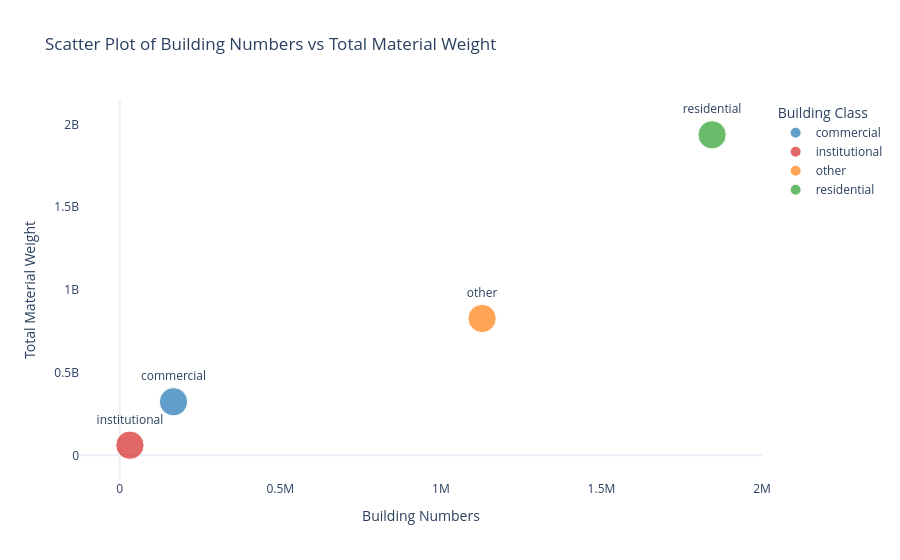

This figure's notebook cell:
### Code cell
import plotly.express as px
import pandas as pd
material_weight_sum = df_final_wt_hb.groupby(['building class'])['material_weight'].sum().reset_index()

# Building numbers summary
building_numbers = {
    'residential': 1844452,
    'other': 1128274,
    'commercial': 167447,
    'institutional': 31681
}

# Map building class to building numbers
material_weight_sum['building_numbers'] = material_weight_sum['building class'].map(building_numbers)

# Plotting
fig = px.scatter(
    material_weight_sum,
    x='building_numbers',  # Switched x-axis
    y='material_weight',   # Switched y-axis
    color='building class',
    size=[10] * len(material_weight_sum),  # Uniform point sizes
    text='building class',  # Add labels for building classes
    labels={
        'building_numbers': 'Building Numbers',
        'material_weight': 'Total Material Weight',
        'building class': 'Building Class'
    },
    title='Scatter Plot of Building Numbers vs Total Material Weight',
    color_discrete_map={
        'commercial': '#1f77b4',  # Updated to light blue
        'residential': '#2ca02c',  # Updated to a brighter green
        'other': '#ff7f0e',  # Updated to orange
        'institutional': '#d62728'  # Updated to bright red
    }
)

# Update layout to remove grid and customize appearance
fig.update_traces(textposition='top center', marker=dict(line=dict(width=1, color='white')))
fig.update_layout(
    template='plotly_white',
    legend_title=dict(text='Building Class'),
    xaxis=dict(showgrid=False),  # Remove x-axis grid
    yaxis=dict(showgrid=False),  # Remove y-axis grid
    plot_bgcolor='white'  # Set background color to white
)

# Export to SVG
fig.write_image('scatter_plot_building_numbers_material_weight_no_grid.svg')

# Show plot
fig.show()

### Figure 1 — Plotly figure (JSON) as saved in the notebook; plotly's stock layout.template omitted (floating-point values rounded to 4 significant figures)
{"data": [{"hovertemplate": "Building Class=%{text}<br>Building Numbers=%{x}<br>Total Material Weight=%{y}<br>size=%{marker.size}<extra></extra>", "legendgroup": "commercial", "marker": {"color": "#1f77b4", "line": {"color": "white", "width": 1}, "size": [10], "sizemode": "area", "sizeref": 0.025, "symbol": "circle"}, "mode": "markers+text", "name": "commercial", "orientation": "v", "showlegend": true, "text": ["commercial"], "textposition": "top center", "type": "scatter", "x": [167447], "xaxis": "x", "y": [324000000.0], "yaxis": "y"}, {"hovertemplate": "Building Class=%{text}<br>Building Numbers=%{x}<br>Total Material Weight=%{y}<br>size=%{marker.size}<extra></extra>", "legendgroup": "institutional", "marker": {"color": "#d62728", "line": {"color": "white", "width": 1}, "size": [10], "sizemode": "area", "sizeref": 0.025, "symbol": "circle"}, "mode": "markers+text", "name": "institutional", "orientation": "v", "showlegend": true, "text": ["institutional"], "textposition": "top center", "type": "scatter", "x": [31681], "xaxis": "x", "y": [61400000.0], "yaxis": "y"}, {"hovertemplate": "Building Class=%{text}<br>Building Numbers=%{x}<br>Total Material Weight=%{y}<br>size=%{marker.size}<extra></extra>", "legendgroup": "other", "marker": {"color": "#ff7f0e", "line": {"color": "white", "width": 1}, "size": [10], "sizemode": "area", "sizeref": 0.025, "symbol": "circle"}, "mode": "markers+text", "name": "other", "orientation": "v", "showlegend": true, "text": ["other"], "textposition": "top center", "type": "scatter", "x": [1128274], "xaxis": "x", "y": [827200000.0], "yaxis": "y"}, {"hovertemplate": "Building Class=%{text}<br>Building Numbers=%{x}<br>Total Material Weight=%{y}<br>size=%{marker.size}<extra></extra>", "legendgroup": "residential", "marker": {"color": "#2ca02c", "line": {"color": "white", "width": 1}, "size": [10], "sizemode": "area", "sizeref": 0.025, "symbol": "circle"}, "mode": "markers+text", "name": "residential", "orientation": "v", "showlegend": true, "text": ["residential"], "textposition": "top center", "type": "scatter", "x": [1844452], "xaxis": "x", "y": [1937000000.0], "yaxis": "y"}], "layout": {"legend": {"itemsizing": "constant", "title": {"text": "Building Class"}, "tracegroupgap": 0}, "plot_bgcolor": "white", "title": {"text": "Scatter Plot of Building Numbers vs Total Material Weight"}, "xaxis": {"anchor": "y", "domain": [0, 1], "showgrid": false, "title": {"text": "Building Numbers"}}, "yaxis": {"anchor": "x", "domain": [0, 1], "showgrid": false, "title": {"text": "Total Material Weight"}}}}
